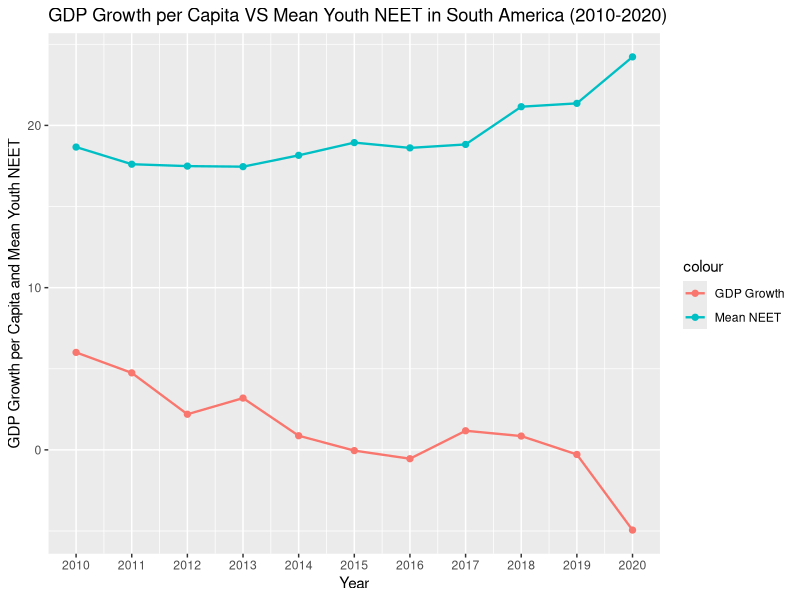

Write R code to recreate this figure.
library(tidyverse)
library(dplyr)
library(ggplot2)
setwd("C:/Users/User/Downloads")

GDP <- read.csv("gdp-per-capita-worldbank.csv")
NEET <- read.csv("youth-not-in-education-employment-training.csv")
Continents <- read.csv("continents-according-to-our-world-in-data.csv")

youth_NEET <- NEET %>%
  filter(Year >= 2010, Year <= 2020) %>%
  inner_join(Continents, Year, by = "Entity") %>%
  select(-Year.y, -Code.y) %>%
  filter(Continent == "South America")

GDP <- GDP %>%
  filter(Year >= 2009, Year <= 2020) %>%
  inner_join(Continents, Year, by = "Entity") %>%
  select(-Year.y, -Code.y) %>%
  filter(Continent == "South America")

GDP_Growth <- GDP %>%
  group_by(Year.x) %>%
  summarise(Total_GDP = sum(GDP.per.capita..PPP..constant.2017.international...)) %>%
  mutate(GDP_Growth = ((Total_GDP - lag(Total_GDP)) / lag(Total_GDP)) * 100)

mean_youth_NEET <- youth_NEET %>%
  group_by(Year.x) %>%
  summarise(mean_NEET = mean(Share.of.youth.not.in.education..employment.or.training..total....of.youth.population.))

GDP_Growth_NEET <- inner_join(GDP_Growth, mean_youth_NEET, by = "Year.x")

ggplot(GDP_Growth_NEET, aes(x = Year.x)) + 
  geom_point(aes(y = mean_NEET, colour = "Mean NEET"), size = 1.8)+
  geom_line(aes(y = mean_NEET, colour = "Mean NEET"), size = 0.8)+
  geom_point(aes(y = GDP_Growth, colour = "GDP Growth"), size = 1.8) + 
  geom_line(aes(y = GDP_Growth, colour = "GDP Growth"), size = 0.8) + 
  scale_x_continuous(breaks = 2010:2020) + 
  labs(title = "GDP Growth per Capita VS Mean Youth NEET in South America (2010-2020)", x = "Year", y = "GDP Growth per Capita and Mean Youth NEET")